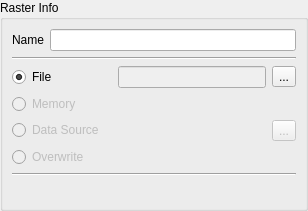
<?xml version="1.0" encoding="UTF-8"?>
<ui version="4.0">
 <class>RasterInfoWidgetForm</class>
 <widget class="QWidget" name="RasterInfoWidgetForm">
  <property name="geometry">
   <rect>
    <x>0</x>
    <y>0</y>
    <width>308</width>
    <height>211</height>
   </rect>
  </property>
  <property name="windowTitle">
   <string>Raster Info</string>
  </property>
  <layout class="QGridLayout" name="layout">
   <property name="margin">
    <number>0</number>
   </property>
   <item row="0" column="0">
    <widget class="QGroupBox" name="groupBox">
     <property name="title">
      <string>Raster Info</string>
     </property>
     <layout class="QGridLayout" name="gridLayout_6">
      <item row="0" column="0">
       <layout class="QGridLayout" name="gridLayout_5">
        <item row="0" column="0">
         <layout class="QGridLayout" name="gridLayout">
          <item row="0" column="0">
           <widget class="QLabel" name="label">
            <property name="text">
             <string>Name</string>
            </property>
           </widget>
          </item>
          <item row="0" column="1">
           <widget class="QLineEdit" name="m_nameLineEdit"/>
          </item>
         </layout>
        </item>
        <item row="1" column="0">
         <widget class="Line" name="line">
          <property name="orientation">
           <enum>Qt::Horizontal</enum>
          </property>
         </widget>
        </item>
        <item row="2" column="0">
         <layout class="QGridLayout" name="gridLayout_4">
          <item row="0" column="0">
           <widget class="QRadioButton" name="m_fileRadioButton">
            <property name="minimumSize">
             <size>
              <width>100</width>
              <height>0</height>
             </size>
            </property>
            <property name="text">
             <string>File</string>
            </property>
            <property name="checked">
             <bool>true</bool>
            </property>
           </widget>
          </item>
          <item row="0" column="1">
           <layout class="QGridLayout" name="gridLayout_2">
            <item row="0" column="0">
             <widget class="QLineEdit" name="m_fileNameLineEdit">
              <property name="enabled">
               <bool>false</bool>
              </property>
             </widget>
            </item>
            <item row="0" column="1">
             <widget class="QToolButton" name="m_openFileDlgToolButton">
              <property name="text">
               <string>...</string>
              </property>
             </widget>
            </item>
           </layout>
          </item>
          <item row="1" column="0">
           <widget class="QRadioButton" name="m_memRadioButton">
            <property name="enabled">
             <bool>false</bool>
            </property>
            <property name="minimumSize">
             <size>
              <width>100</width>
              <height>0</height>
             </size>
            </property>
            <property name="text">
             <string>Memory</string>
            </property>
           </widget>
          </item>
          <item row="2" column="0">
           <widget class="QRadioButton" name="m_dsRadioButton">
            <property name="enabled">
             <bool>false</bool>
            </property>
            <property name="minimumSize">
             <size>
              <width>100</width>
              <height>0</height>
             </size>
            </property>
            <property name="text">
             <string>Data Source</string>
            </property>
           </widget>
          </item>
          <item row="2" column="1">
           <layout class="QGridLayout" name="gridLayout_3">
            <item row="0" column="0">
             <spacer name="horizontalSpacer">
              <property name="orientation">
               <enum>Qt::Horizontal</enum>
              </property>
              <property name="sizeHint" stdset="0">
               <size>
                <width>40</width>
                <height>20</height>
               </size>
              </property>
             </spacer>
            </item>
            <item row="0" column="1">
             <widget class="QToolButton" name="m_openDSDlgToolButton">
              <property name="enabled">
               <bool>false</bool>
              </property>
              <property name="text">
               <string>...</string>
              </property>
             </widget>
            </item>
           </layout>
          </item>
          <item row="3" column="0">
           <widget class="QRadioButton" name="m_overightRadioButton">
            <property name="enabled">
             <bool>false</bool>
            </property>
            <property name="text">
             <string>Overwrite</string>
            </property>
           </widget>
          </item>
         </layout>
        </item>
        <item row="3" column="0">
         <widget class="Line" name="line_2">
          <property name="orientation">
           <enum>Qt::Horizontal</enum>
          </property>
         </widget>
        </item>
        <item row="4" column="0">
         <widget class="QWidget" name="m_widget" native="true"/>
        </item>
       </layout>
      </item>
     </layout>
    </widget>
   </item>
  </layout>
 </widget>
 <tabstops>
  <tabstop>m_nameLineEdit</tabstop>
  <tabstop>m_fileRadioButton</tabstop>
  <tabstop>m_fileNameLineEdit</tabstop>
  <tabstop>m_openFileDlgToolButton</tabstop>
  <tabstop>m_memRadioButton</tabstop>
  <tabstop>m_dsRadioButton</tabstop>
  <tabstop>m_openDSDlgToolButton</tabstop>
  <tabstop>m_overightRadioButton</tabstop>
 </tabstops>
 <resources/>
 <connections>
  <connection>
   <sender>m_fileRadioButton</sender>
   <signal>toggled(bool)</signal>
   <receiver>m_openFileDlgToolButton</receiver>
   <slot>setEnabled(bool)</slot>
   <hints>
    <hint type="sourcelabel">
     <x>45</x>
     <y>96</y>
    </hint>
    <hint type="destinationlabel">
     <x>645</x>
     <y>104</y>
    </hint>
   </hints>
  </connection>
  <connection>
   <sender>m_dsRadioButton</sender>
   <signal>toggled(bool)</signal>
   <receiver>m_openDSDlgToolButton</receiver>
   <slot>setEnabled(bool)</slot>
   <hints>
    <hint type="sourcelabel">
     <x>86</x>
     <y>153</y>
    </hint>
    <hint type="destinationlabel">
     <x>636</x>
     <y>151</y>
    </hint>
   </hints>
  </connection>
  <connection>
   <sender>m_overightRadioButton</sender>
   <signal>toggled(bool)</signal>
   <receiver>m_nameLineEdit</receiver>
   <slot>setDisabled(bool)</slot>
   <hints>
    <hint type="sourcelabel">
     <x>84</x>
     <y>184</y>
    </hint>
    <hint type="destinationlabel">
     <x>114</x>
     <y>59</y>
    </hint>
   </hints>
  </connection>
 </connections>
</ui>
